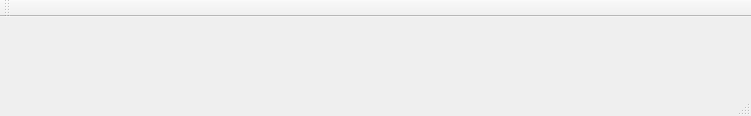
<?xml version="1.0" encoding="UTF-8"?>
<ui version="4.0">
 <class>MainWindow</class>
 <widget class="QMainWindow" name="MainWindow">
  <property name="geometry">
   <rect>
    <x>0</x>
    <y>0</y>
    <width>751</width>
    <height>116</height>
   </rect>
  </property>
  <property name="windowTitle">
   <string>MainWindow</string>
  </property>
  <widget class="QWidget" name="centralWidget">
   <layout class="QHBoxLayout" name="horizontalLayout_2">
    <item>
     <widget class="QWidget" name="horizontalWidget" native="true">
      <layout class="QHBoxLayout" name="horizontalLayout"/>
     </widget>
    </item>
   </layout>
  </widget>
  <widget class="QMenuBar" name="menuBar">
   <property name="geometry">
    <rect>
     <x>0</x>
     <y>0</y>
     <width>751</width>
     <height>23</height>
    </rect>
   </property>
  </widget>
  <widget class="QToolBar" name="mainToolBar">
   <attribute name="toolBarArea">
    <enum>TopToolBarArea</enum>
   </attribute>
   <attribute name="toolBarBreak">
    <bool>false</bool>
   </attribute>
  </widget>
  <widget class="QStatusBar" name="statusBar"/>
 </widget>
 <layoutdefault spacing="6" margin="11"/>
 <resources/>
 <connections/>
</ui>
